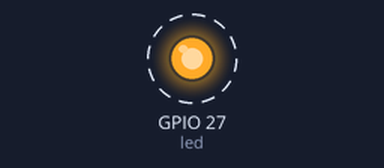
The program below on a simulated Raspberry Pi (BCM pin numbers). Shown: output pins drawn as LEDs (lit = HIGH). Dashed ring = blinking. What the program prints to the terminal is not drawn.

Above: at 0.05 s.
Timing chart, 0 to 3.0 s (numbered marks = the images above):
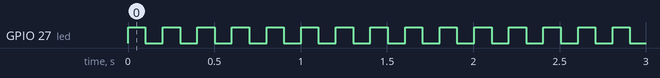

Measured:
- by itself, GPIO 27 (led): alternates HIGH for 0.10 s and LOW for 0.10 s

The program:

blink.py
```python
'''
FILE NAME: blink.py
DESCRIPTION: Repeatedly turn ON and OFF an LED forever. The LED will look like it's BLINKING. This is the equivalent of "Hello World" for Raspberry Pi and micro-computers and micro-controllers.
USAGE: "python blink.py"
'''

# Imports
from gpiozero import LED
from time import sleep

led = LED("GPIO27")

def blinkEveryX(sleep_time):
    '''
    Infinitely turn the LED on and off every "sleep_time" seconds until manually stopped by the user.

    Parameters:
    sleep_time (float or int): Number of seconds the LED remains in each state (on or off).
    '''
    while True:
        # Turn LED on
        led.on()
        print('LED turned on >>>')
        sleep(sleep_time)

        # Turn LED off
        led.off()
        print('LED turned off <<<')
        sleep(sleep_time)

is_running_as_main_program = (__name__ == '__main__')

if (is_running_as_main_program):
    print("Program is starting...\n")

    try:
        blinkEveryX(0.1)
    except KeyboardInterrupt:
        print("Ending Program")
```
